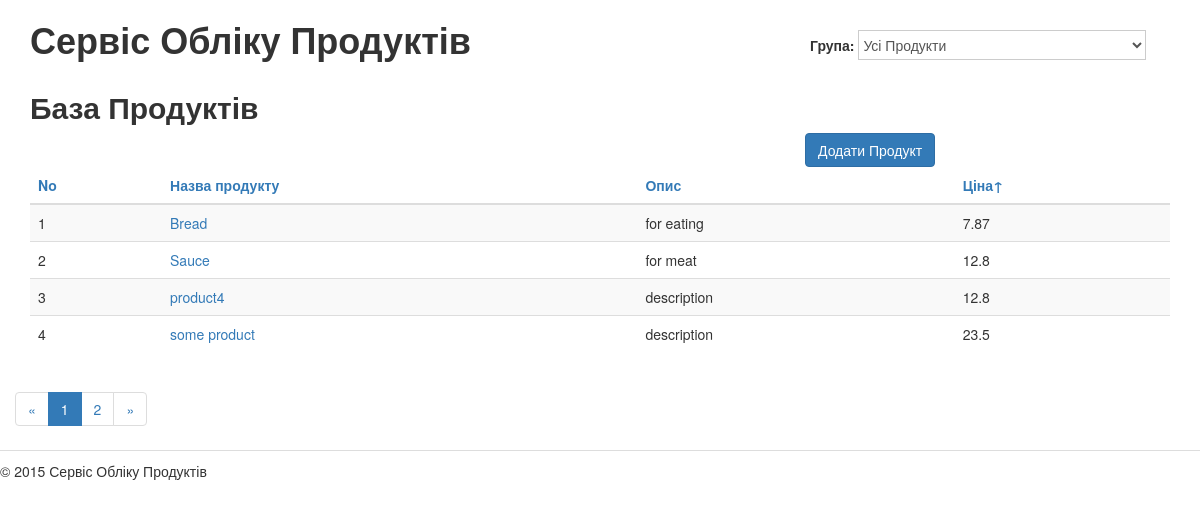
The page /products/?order_by=price on the database its author committed.
### products/models.py (models this page shows, shortened)
class Product(models.Model):
    class Meta(object):
        verbose_name = u"Продукт"
        verbose_name_plural = u"Продукти"
    first_name = models.CharField(
        max_length=256,
        blank=False,
        verbose_name=u"Назва")
    slug = models.SlugField(
        max_length=50,
        blank=False,
        verbose_name=u"Коротка назва-мітка")
    description = models.CharField(
        max_length=256,
        blank=False,
        verbose_name=u"Опис"
    )
    price = models.FloatField(
        blank=False,
        verbose_name=u"Ціна")
    created_at = models.DateField(
        blank=False,
        verbose_name=u"Дата створення",
        null=True)
    modified_at = models.DateField(
        blank=True,
        verbose_name=u"Дата змінення",
        default='')

### products/views.py (the view)
# urls.py: url(r'^products/$', 'products.views.products_list', name='products'),
def products_list(request):
    products = Product.objects.all()
    order_by = request.GET.get('order_by', '')
    if order_by in ('first_name', 'description', 'price'):
        products = products.order_by(order_by)
        if request.GET.get('reverse', '') == '1':
            products = products.reverse()
    paginator = Paginator(products, 4)
    page = request.GET.get('page')
    try:
        products = paginator.page(page)
    except PageNotAnInteger:
        products = paginator.page(1)
    except EmptyPage:
        products = paginator.page(paginator.num_pages)
    return render(request, 'products/products_list.html', {'products': products})

### products/templates/products/products_list.html (shortened to what this page needs)
{% extends "products/base.html" %}
{% load static from staticfiles %}
{% block title %}База Продуктів{% endblock title %}
{% block content %}
               <div class="col-xs-8">
               </div>
                <div class="col-xs-4">
                   <a class="btn btn-primary" href="{% url "products_add" %}">Додати Продукт</a>
               </div>
                <table class="table table-hover table-striped">
                    <thead>
                    <tr>
                        <th><a href="#">No</a></th>
                        <th><a href="{% url "products" %}?order_by=first_name"> Назва продукту </a></th>
                        <th><a href="{% url "products" %}?order_by=description">Опис{% if request.GET.order_by == 'description' %}&uarr;{% endif %}</a></th>
                        <th><a href="{% url "products" %}?order_by=price{% if request.GET.order_by == 'price' and request.GET.reverse != '1' %}&amp;reverse=1{% endif %}">Ціна{% if request.GET.order_by == 'price' and request.GET.reverse != '1' %}&uarr;{% elif request.GET.order_by == 'price' and request.GET.reverse == '1' %}&darr;{% endif %}</a></th>
                    </tr>
                    </thead>
                    <tbody>
                    {% for product in products %}
                    <tr>
                        <td>{{ forloop.counter }}</td>
                        <td><a title="Редагувати" href="{% url "products_edit" product.id %}">{{ product.first_name }}</a>
                        </td>
                        <td>{{ product.description }}</td>
                        <td>{{ product.price }}</td>
                    </tr>
                    {% endfor %}
                    </tbody>
                </table>
            </div>
           {% if products.has_other_pages %}
                {% with order_by=request.GET.order_by reverse=request.GET.reverse %}
                <nav>
                  <ul class="pagination">
                    <li>
                      <a href="{% url "products" %}?page=1&amp;order_by={{ order_by }}&amp;reverse={{ reverse }}">&laquo;</a>
                    </li>
                    {% for p in products.paginator.page_range %}
                    <li {% if products.number == p %}class="active"{% endif %}>
                      <a href="{% url "products" %}?page={{ p }}&amp;order_by={{ order_by }}&amp;reverse={{ reverse }}">{{ p }}</a>
                    </li>
                    {% endfor %}
                    <li>
                      <a href="{% url "products" %}?page={{ products.paginator.num_pages }}&amp;order_by={{ order_by }}&amp;reverse={{ reverse }}">
                        &raquo;</a>
                    </li>
                  </ul>
                </nav>
                {% endwith %}
           {% endif %}
{% endblock content %}

### rows shown on the page
Product: first_name "Bread", description "for eating", price "7.87"
Product: first_name "Sauce", description "for meat", price "12.8"
Product: first_name "product4", description "description", price "12.8"
Product: first_name "some product", description "description", price "23.5"

### other values the page prints
{{ p }} "1" "2"
